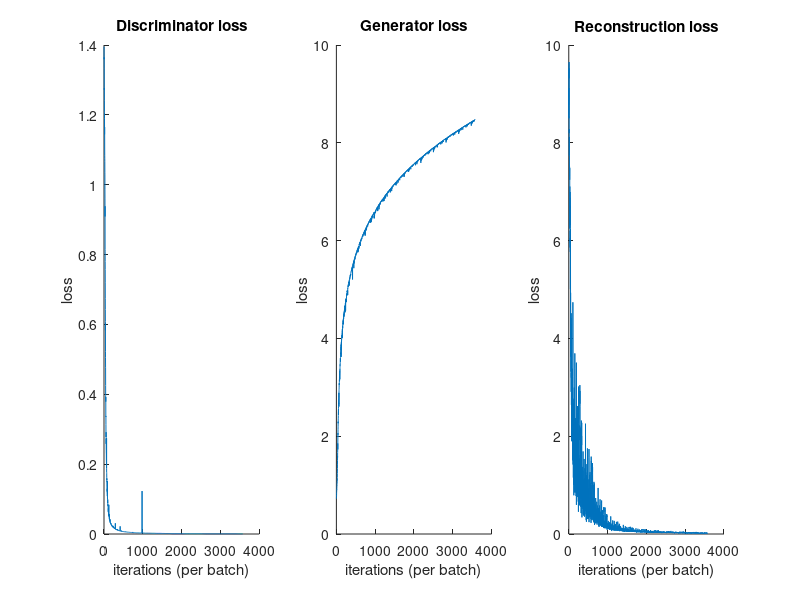

This figure's MATLAB source:
%%
load('epochs.mat')
subplot(1, 3, 1)
hold on
plot(discriminator_loss)
ylabel("loss")
xlabel("iterations (per batch)")
title("Discriminator loss")
hold off
subplot(1, 3, 2)
hold on
plot(generator_loss)
ylabel("loss")
xlabel("iterations (per batch)")
title("Generator loss")
hold off
subplot(1, 3, 3)
hold on
plot(reconstruction_loss)
ylabel("loss")
xlabel("iterations (per batch)")
title("Reconstruction loss")
hold off

%%